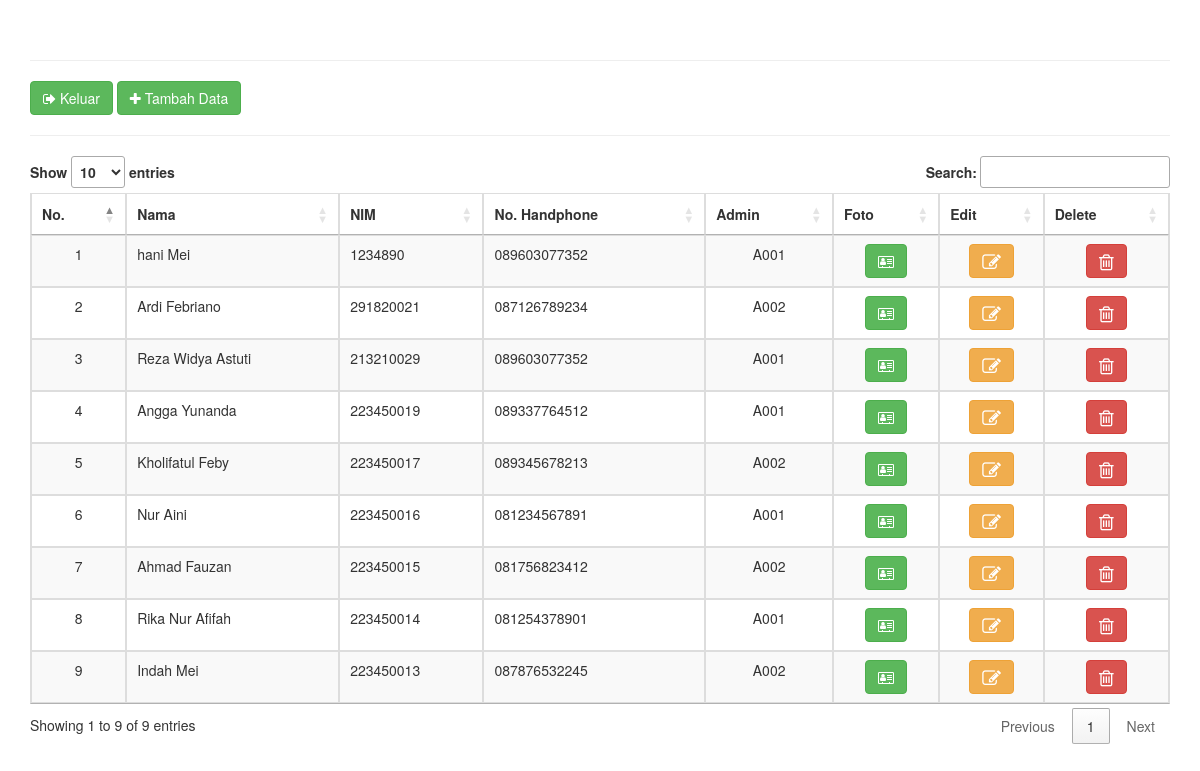
/index.php (signed in), run on the app's committed database.
### tables this page shows
CREATE TABLE `student_data` (
  `id` int(10) NOT NULL,
  `u_card` varchar(12) NOT NULL,
  `u_f_name` text NOT NULL,
  `u_l_name` text NOT NULL,
  `u_father` text NOT NULL,
  `u_birthday` text NOT NULL,
  `u_gender` varchar(15) NOT NULL,
  `u_email` text NOT NULL,
  `u_phone` varchar(12) NOT NULL,
  `u_state` varchar(50) NOT NULL,
  `u_dist` text NOT NULL,
  `u_village` text NOT NULL,
  `u_pincode` text NOT NULL,
  `file` longblob NOT NULL,
  `u_mother` varchar(30) NOT NULL,
  `staff_id` varchar(12) NOT NULL,
  `image` varchar(150) NOT NULL,
  `uploaded` datetime NOT NULL
);

### index.php (the view, shortened to what this page needs)
<?php
include('config.php');
?>
<!DOCTYPE html>
<html>
<head>
    <link rel="stylesheet" href="https://maxcdn.bootstrapcdn.com/bootstrap/3.4.1/css/bootstrap.min.css">
    <link rel="stylesheet" href="https://cdnjs.cloudflare.com/ajax/libs/font-awesome/4.7.0/css/font-awesome.min.css">
	<link rel="stylesheet" href="//cdn.datatables.net/1.10.20/css/jquery.dataTables.min.css">
</head>
<body>
	<div class="container">
		<br>
<a href="index.php" target="_blank"><img src="upload_images/utdi-3A.png" alt="" width="250px" class="center"></a><br><hr>
	<a href="logout.php" class="btn btn-success"><i class="fa fa-sign-out"></i> Keluar </a>
	<button class="btn btn-success" type="button" data-toggle="modal" data-target="#myModal">
  <i class="fa fa-plus"></i> Tambah Data
  </button>
  <hr>
		<table class="table table-bordered table-striped table-hover" id="myTable">
		<thead>
			<tr>
			   <th class="text-center" scope="col">No.</th>
				<th class="text-center" scope="col">Nama</th>
				<th class="text-center" scope="col">NIM</th>
				<th class="text-center" scope="col">No. Handphone</th>
				<th class="text-center" scope="col">Admin</th>
				<th class="text-center" scope="col">Foto</th>
				<th class="text-center" scope="col">Edit</th>
				<th class="text-center" scope="col">Delete</th>
			</tr>
		</thead>
			<?php
        	$get_data = "SELECT * FROM student_data order by 1 desc";
        	$run_data = mysqli_query($con,$get_data);
			$i = 0;
        	while($row = mysqli_fetch_array($run_data))
        	{
				$sl = ++$i;
				$id = $row['id'];
				$u_card = $row['u_card'];
				$u_f_name = $row['u_f_name'];
				$u_l_name = $row['u_l_name'];
				$u_phone = $row['u_phone'];
				$u_staff_id = $row['staff_id'];
        		echo "
				<tr>
				<td class='text-center'>$sl</td>
				<td class='text-left'>$u_f_name   $u_l_name</td>
				<td class='text-left'>$u_card</td>
				<td class='text-left'>$u_phone</td>
				<td class='text-center'>$u_staff_id</td>
				<td class='text-center'>
					<span>
					<a href='#' class='btn btn-success mr-3 profile' data-toggle='modal' data-target='#view$id' title='Prfile'><i class='fa fa-address-card-o' aria-hidden='true'></i></a>
					</span>
				</td>
				<td class='text-center'>
					<span>
					<a href='#' class='btn btn-warning mr-3 edituser' data-toggle='modal' data-target='#edit$id' title='Edit'><i class='fa fa-pencil-square-o fa-lg'></i></a>
					</span>
				</td>
				<td class='text-center'>
					<span>
						<a href='#' class='btn btn-danger deleteuser' title='Delete'>
						     <i class='fa fa-trash-o fa-lg' data-toggle='modal' data-target='#$id' style='' aria-hidden='true'></i>
						</a>
					</span>
				</td>
			</tr>
        		";
        	}
        	?>
		</table>
	</div>
</body>
</html>

### data on the page
student_data: sl "1", u_f_name "hani", u_l_name "Mei", u_card "1234890", u_phone "089603077352", staff "A001"
student_data: sl "2", u_f_name "Ardi", u_l_name "Febriano", u_card "291820021", u_phone "087126789234", staff "A002"
student_data: sl "3", u_f_name "Reza Widya", u_l_name "Astuti", u_card "213210029", u_phone "089603077352", staff "A001"
student_data: sl "4", u_f_name "Angga", u_l_name "Yunanda", u_card "223450019", u_phone "089337764512", staff "A001"
student_data: sl "5", u_f_name "Kholifatul", u_l_name "Feby", u_card "223450017", u_phone "089345678213", staff "A002"
student_data: sl "6", u_f_name "Nur", u_l_name "Aini", u_card "223450016", u_phone "081234567891", staff "A001"
student_data: sl "7", u_f_name "Ahmad", u_l_name "Fauzan", u_card "223450015", u_phone "081756823412", staff "A002"
student_data: sl "8", u_f_name "Rika Nur", u_l_name "Afifah", u_card "223450014", u_phone "081254378901", staff "A001"
student_data: sl "9", u_f_name "Indah", u_l_name "Mei", u_card "223450013", u_phone "087876532245", staff "A002"
